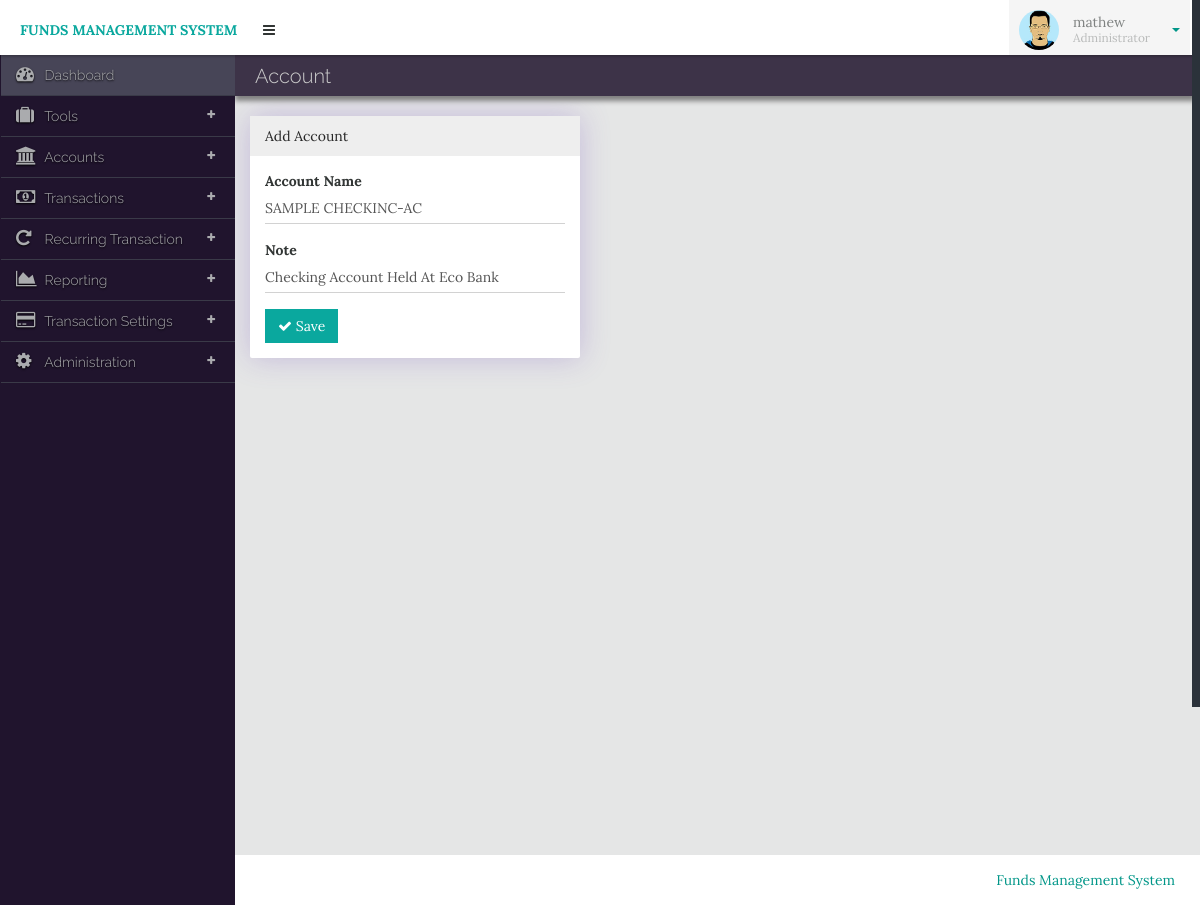
The app's page /Admin/editAccount/1 (signed in) with its own data.
### tables this page shows
CREATE TABLE `accounts` (
  `accounts_id` int(11) NOT NULL AUTO_INCREMENT,
  `accounts_name` varchar(30) NOT NULL,
  `opening_balance` double NOT NULL,
  `note` text NOT NULL,
  `user_id` int(11) NOT NULL,
  PRIMARY KEY (`accounts_id`)
);

### application/controllers/Admin.php (called while the page is built, shortened)
<?php
class Admin extends CI_Controller {
    public function __construct() {
		$this->load->database();
        $this->load->model('Adminmodel');
        $this->load->library('form_validation');
    }
     public function editAccount($accounts_id,$action='')
    {
        $data=array();
        $data['edit_account']=$this->Adminmodel->getAccount($accounts_id);
        if($action=='asyn'){
        $this->load->view('theme/add_account',$data);
        }else if($action==''){
        $this->load->view('theme/include/header');
        $this->load->view('theme/add_account',$data);
        $this->load->view('theme/include/footer');
        }
    }
}

### index.php (called while the page is built, shortened)
<?php
require_once BASEPATH.'core/CodeIgniter.php';

### application/models/Adminmodel.php (called while the page is built, shortened)
<?php
class AdminModel extends CI_Model{
public function getAccount($accounts_id){
$this->db->select('*');
$this->db->from('accounts');
$this->db->where('accounts_id',$accounts_id);
$query_result=$this->db->get();
$result=$query_result->row();
return $result;
}
}

### application/views/theme/add_account.php (the view, shortened to what this page needs)
<section>
<div class="main-content">
<div class="row">
<div class="inner-contatier">
<div class="col-md-12 col-lg-12 col-sm-12 content-title"><h4>Account</h4></div>
<div class="system-alert-box">
</div>
<div class="col-md-8 col-lg-8 col-sm-8 account-div">
<div class="panel panel-default">
    <div class="panel-heading">Add Account</div>
    <div class="panel-body add-client">
    <?php if(!isset($edit_account)){ ?>
    <form id="add-accounts">
  <input type="hidden" name="action" id="action" value="insert"/>
 <input type="hidden" name="chart_id" id="accounts_id" value=""/>
  <div class="form-group">
    <label for="acc_name">Account Name</label>
    <input type="text" class="form-control" name="accounts_name" id="acc_name">
  </div>
  <div class="form-group">
    <label for="balance">Account Balance</label>
    <input type="text" class="form-control" name="opening_balance" id="balance">
  </div>
   <div class="form-group">
    <label for="note">Note</label>
    <input type="text" class="form-control" name="note" id="note">
  </div>
  <button type="submit"  class="mybtn btn-submit"><i class="fa fa-check"></i> Save</button>
</form>
 <?php }else{ ?>
    <form id="add-accounts">
  <div class="form-group">
    <label for="acc_name">Account Name</label>
    <input type="text" class="form-control" name="accounts_name" value="<?php echo $edit_account->accounts_name ?>" id="accounts_name">
  </div>
   <div class="form-group">
    <label for="note">Note</label>
    <input type="text" class="form-control" value="<?php echo $edit_account->note ?>" name="note" id="note">
  </div>
  <button type="submit"  class="mybtn btn-submit"><i class="fa fa-check"></i> Save</button>
</form>
 <?php } ?>
    </div>
</div>
</div>
</div>
</div>
</div>
</section>

### theme/css/my-style.css (style rules this page uses)
html { overflow-x: hidden; }
body { background: #e5e6e6; background-size: 100% 100%; color: #313534; font-family: 'Lora', serif; margin: 0; padding: 0; overflow-x: hidden; }
.inner-contatier { min-height: 800px; }
.content-title { height: 41px; background-color: #20142dd9 !important; background: #2B323A; margin-left: -5px; box-shadow: 0px 5px 5px #808080; z-index: 1; margin-bottom: 20px; }
.content-title h4 { font-family: 'Raleway', sans-serif; padding-left: 10px; color: #CCC; font-size:20px; }
.main-content { margin-top: 55px; width: 100%; padding-left: 240px; }
.account-div { width:350px; }
.system-alert-box { padding: 50px 12px 0px 12px; }

### records on screen
accounts: accounts_name "SAMPLE CHECKINC-AC", note "Checking Account Held At Eco Bank"

### other values on screen
$this->session->userdata('username') "mathew"
